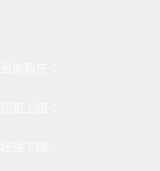
          <widget class="QWidget" name="page_7">
           <widget class="QWidget" name="layoutWidget3">
            <property name="geometry">
             <rect>
              <x>0</x>
              <y>52</y>
              <width>151</width>
              <height>31</height>
             </rect>
            </property>
            <layout class="QHBoxLayout" name="horizontalLayout_6">
             <item>
              <widget class="QLabel" name="label_program">
               <property name="styleSheet">
                <string notr="true">font: 12pt &quot;黑体&quot;;
color: rgb(248, 248, 255);</string>
               </property>
               <property name="text">
                <string>当前程序：</string>
               </property>
              </widget>
             </item>
             <item>
              <widget class="QLabel" name="label_proNO">
               <property name="styleSheet">
                <string notr="true">font: 12pt &quot;黑体&quot;;
color: rgb(248, 248, 255);</string>
               </property>
               <property name="text">
                <string/>
               </property>
              </widget>
             </item>
            </layout>
           </widget>
           <widget class="QWidget" name="layoutWidget2">
            <property name="geometry">
             <rect>
              <x>0</x>
              <y>92</y>
              <width>151</width>
              <height>31</height>
             </rect>
            </property>
            <layout class="QHBoxLayout" name="horizontalLayout_7">
             <item>
              <widget class="QLabel" name="label_uplimit">
               <property name="styleSheet">
                <string notr="true">font: 12pt &quot;黑体&quot;;
color: rgb(248, 248, 255);</string>
               </property>
               <property name="text">
                <string>扭矩上限：</string>
               </property>
              </widget>
             </item>
             <item>
              <widget class="QLabel" name="label_UpLimitValue">
               <property name="styleSheet">
                <string notr="true">font: 12pt &quot;黑体&quot;;
color: rgb(248, 248, 255);</string>
               </property>
               <property name="text">
                <string/>
               </property>
              </widget>
             </item>
            </layout>
           </widget>
           <widget class="QWidget" name="layoutWidget1">
            <property name="geometry">
             <rect>
              <x>0</x>
              <y>131</y>
              <width>151</width>
              <height>31</height>
             </rect>
            </property>
            <layout class="QHBoxLayout" name="horizontalLayout_8">
             <item>
              <widget class="QLabel" name="label_downlimit">
               <property name="styleSheet">
                <string notr="true">font: 12pt &quot;黑体&quot;;
color: rgb(248, 248, 255);</string>
               </property>
               <property name="text">
                <string>扭矩下限：</string>
               </property>
              </widget>
             </item>
             <item>
              <widget class="QLabel" name="label_DownLimitValue">
               <property name="styleSheet">
                <string notr="true">font: 12pt &quot;黑体&quot;;
color: rgb(248, 248, 255);</string>
               </property>
               <property name="text">
                <string/>
               </property>
              </widget>
             </item>
            </layout>
           </widget>
          </widget>
